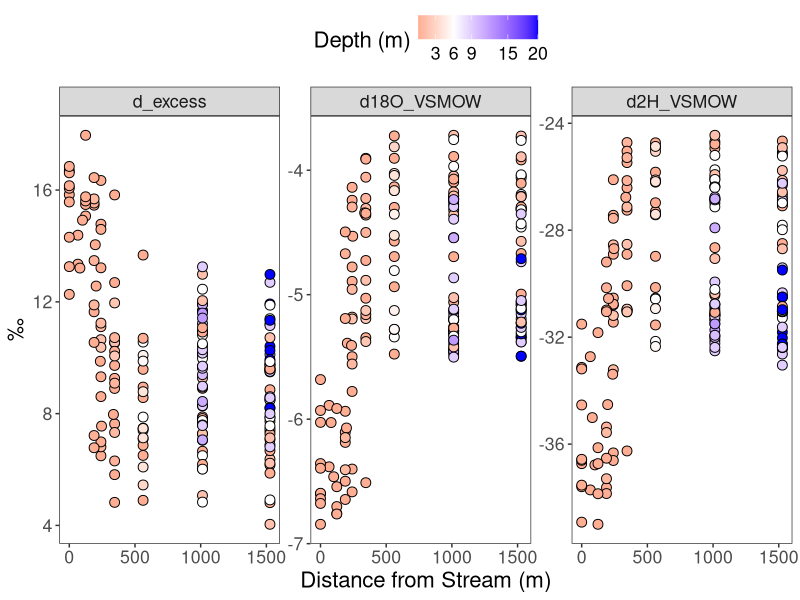
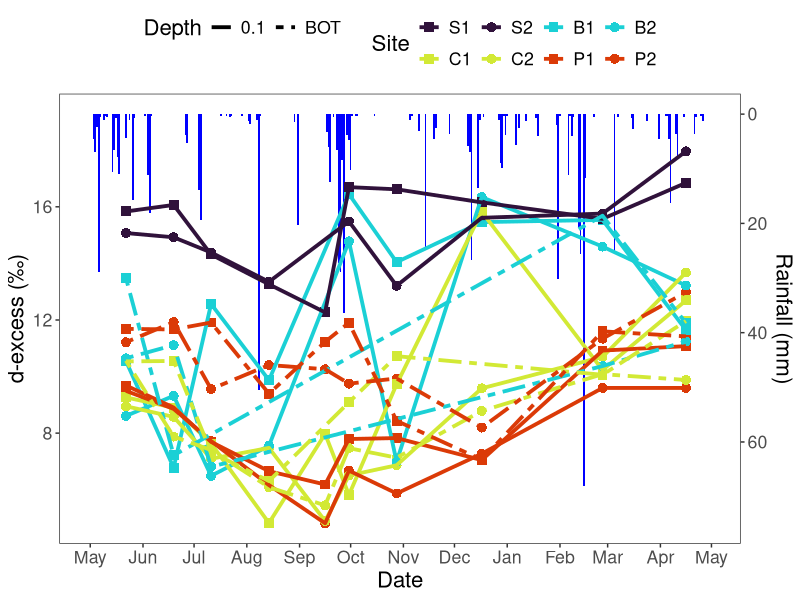
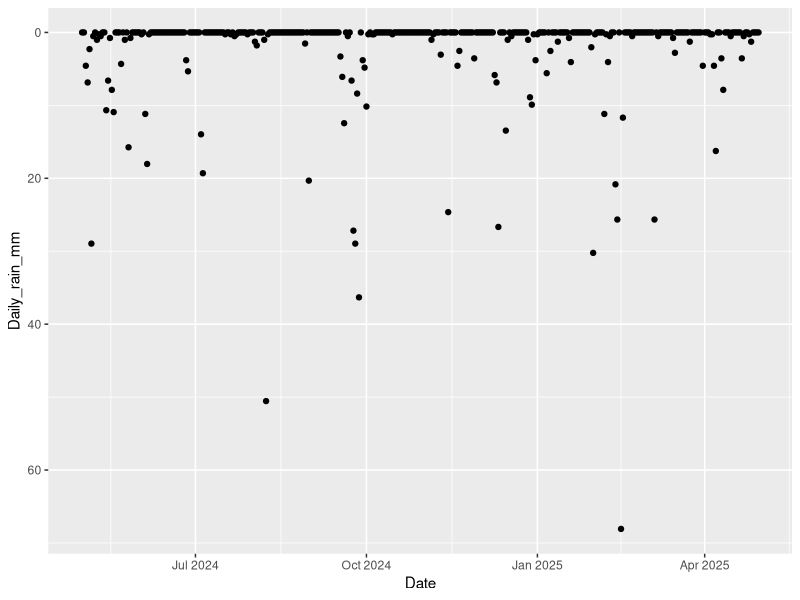
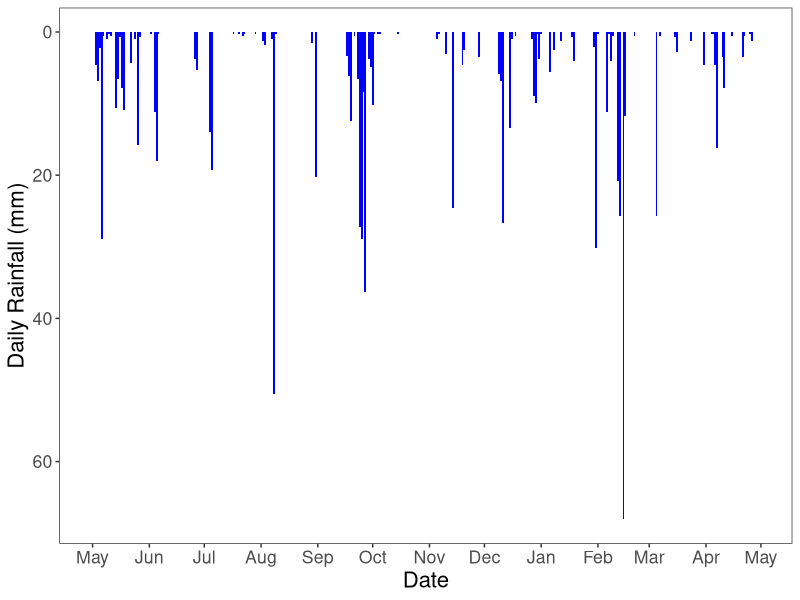
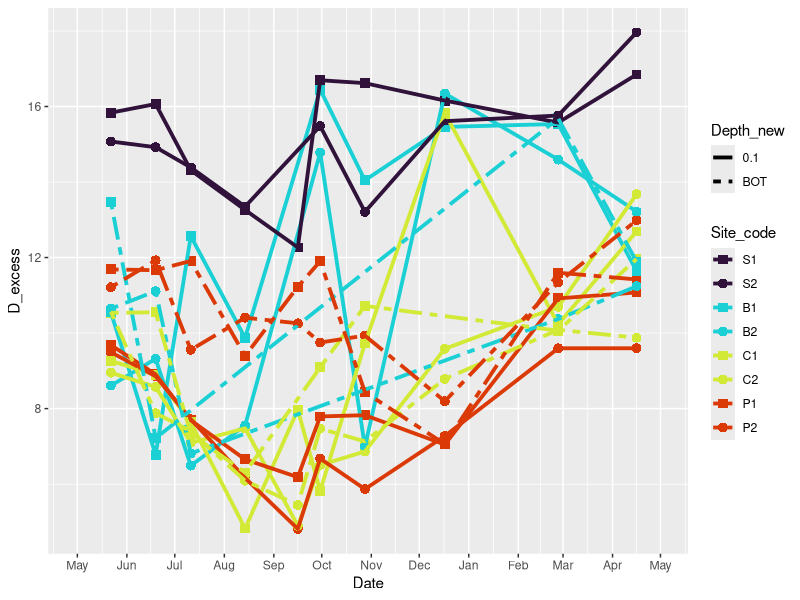
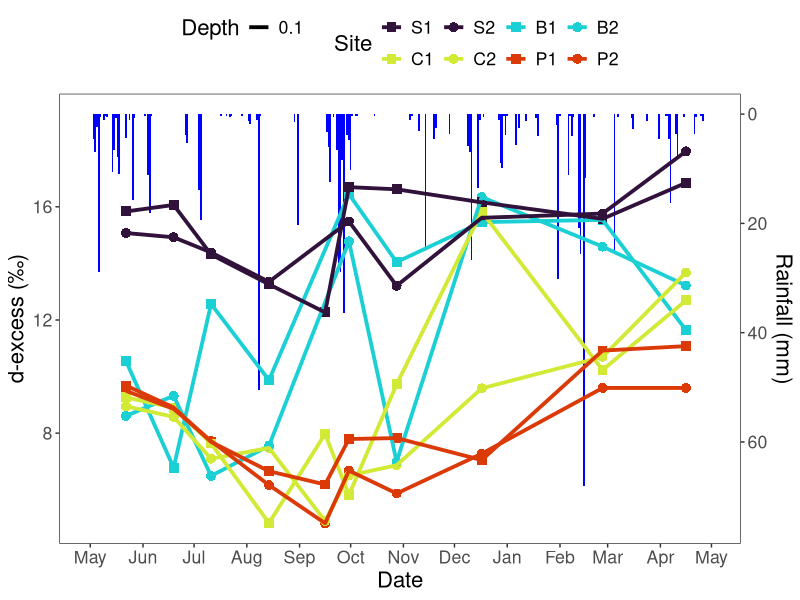
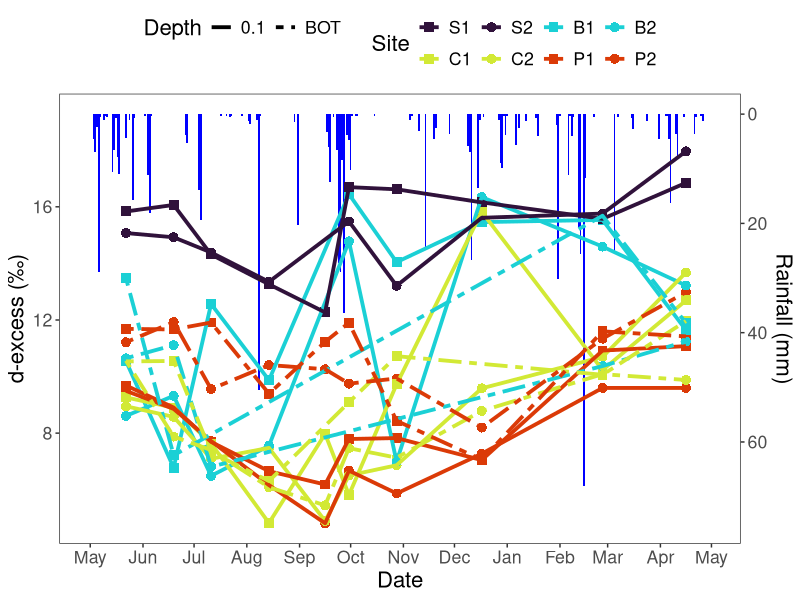
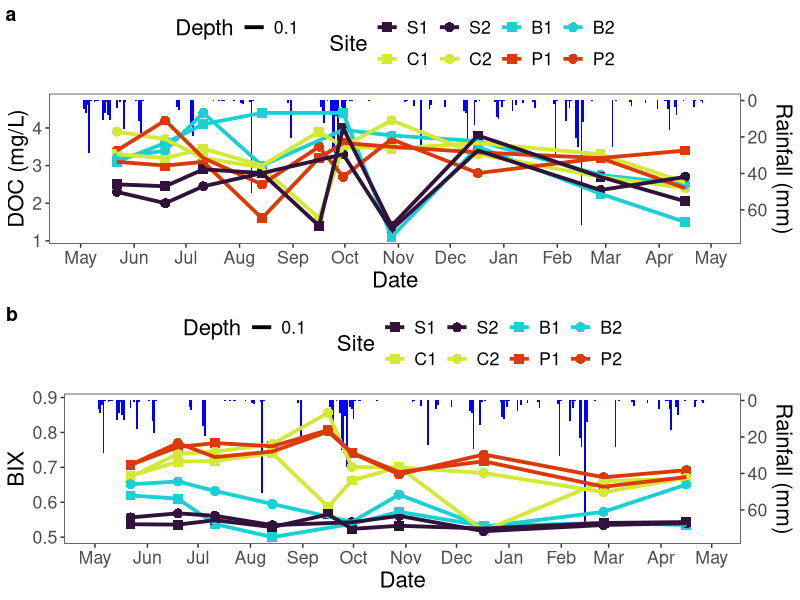

Generate these figures, in order, with R:
## ---- chunk 1
###packages 
library(tidyverse)

getwd()
##get data
hydro <- read_csv("../Data/Hydrology_Daily_Observed.csv") |> 
  filter(Date >= ymd("2024-05-01"),
         Date <= ymd("2025-04-30"))

chem <- read_csv("../Data/chemistry_joined_sensor_hydro.csv")

## ---- chunk 2
#plot over distance 
##d2H and d18O and D excess
isotopes_across_space_fig <- chem |> 
  dplyr::select(1:8, d18O_VSMOW, d2H_VSMOW, D_excess) |> 
  rename(d_excess = D_excess) |> 
  pivot_longer(-c(1:8)) |> 
  ggplot(aes(x = Distance, y = value, fill = Depth_m
  ))+
  geom_point(shape = 21, size = 3) + 
  #geom_point(data = iso_rain, mapping = aes(x = 1250, y = value, color = Date), size = 2, shape = 17)+
  facet_wrap(~name, scales = "free_y", nrow = 1)+
  theme_bw()+ theme(legend.position = "top", text = element_text(size = 16),
                    panel.grid.major = element_blank(), panel.grid.minor = element_blank())+
  labs(x= "Distance from Stream (m)", y = "\u2030",
       fill = "Depth (m)", color = "Rain")+
  scale_x_continuous(breaks = c(0, 500, 1000, 1500))+  
  scale_fill_gradient2(low = "red",  high ="blue",
                       midpoint = 6,  guide = "colourbar", breaks = c(3,6,9, 15, 20))

isotopes_across_space_fig

# ggsave("../Figures/Iso_overSpace_SI_fig.png", isotopes_across_space_fig, width = 7, height = 3.5, units = "in")

## ---- chunk 3

plot_iso_ts <- function(
    data,        # df with isotope data: Date, y_var, Site_code, Depth_new
    hydro,       # df with rain data: Date, Daily_rain_mm
    y_var,
    y_label,
    show_rain = TRUE,
    depths = c("0.1","BOT")
) {
  
  # Filter depths
  df <- data |> 
    filter(Depth_new %in% depths)
  
  # Compute scaling factor only if rain is shown
  if (show_rain) {
    max_y  <- max(df[[y_var]], na.rm = TRUE)
    min_y  <- min(df[[y_var]], na.rm = TRUE)
    y_range <- max_y - min_y
    max_r  <- max(hydro$Daily_rain_mm, na.rm = TRUE)
    scale_factor <- y_range / max_r
    
    # Buffer creates blank space between top of y data and rain bars
    buffer <- y_range * 0.10
    plot_max_y <- max_y + buffer
    
    # Ensure largest rain bar isn't clipped
    plot_min_y <- min(min_y, plot_max_y - (max_r * scale_factor))
  }
  
  # Base plot
  p <- ggplot(df, aes(x = Date))
  
  # Rain bars FIRST so they sit behind the isotope data
  if (show_rain) {
    p <- p +
      geom_rect(
        data = hydro,
        aes(
          xmin = Date - 0.5,
          xmax = Date + 0.5,
          ymin = plot_max_y,
          ymax = plot_max_y - (Daily_rain_mm * scale_factor)
        ),
        fill = "blue",
        alpha = 1,
        show.legend = FALSE
      ) +
      scale_y_continuous(
        limits = c(plot_min_y, plot_max_y),
        sec.axis = sec_axis(
          transform = ~ (plot_max_y - .) / scale_factor,
          name = "Rainfall (mm)"
        )
      )
  }
  
  # Isotope points + lines on top
  p <- p +
    geom_point(aes(y = .data[[y_var]],
                   color = Site_code,
                   shape = Site_code,
                   group = interaction(Site_code, Depth_new)),
               size = 3) +
    geom_line(aes(y = .data[[y_var]],
                  color = Site_code,
                  linetype = Depth_new,
                  group = interaction(Site_code, Depth_new)),
              size = 1.3)
  
  # Labels
  p <- p +
    labs(x = "Date",
         y = y_label,
         color = "Site",
         shape = "Site",
         linetype = "Depth")
  
  # Theme
  p <- p +
    theme_bw() +
    theme(
      legend.position = "top",
      text = element_text(size = 16),
      panel.grid.major = element_blank(),
      panel.grid.minor = element_blank()
    ) +
    guides(color = guide_legend(nrow = 2, byrow = TRUE))
  
  # Manual scales
  p <- p +
    scale_x_date(
      breaks = "1 month", date_labels = "%b",
      limits = as.Date(c("2024-05-01", "2025-04-30"))
    ) +
    scale_color_manual(values = site_colors, breaks = iso_levels_sites) +
    scale_shape_manual(values = site_shapes, breaks = iso_levels_sites) +
    scale_linetype_manual(values = c("0.1" = "solid", "BOT" = "twodash"))
  
  return(p)
} #end function 


## ---- chunk 4
##filter chem to surf and bot and make new Depth column
chem_df <- chem |> 
  dplyr::select(1:6, d2H_VSMOW, d18O_VSMOW, D_excess, DOC_mgL, BIX) |> 
  mutate(Depth_new = as.character(ifelse(Site %in% c(98,96,92, 90) & Depth_m > 0.1, "BOT", Depth_m)),
         Depth_new = as.character(ifelse(Site %in% c(88,50) & Depth_m > 9, "BOT", Depth_new))
  ) |> 
  filter(Depth_new %in% c("0.1", "BOT")) 

## filter hydro to just rain
hydro_df <- hydro |> 
  dplyr::select(Date, Daily_rain_mm)
  


#### set up levels for plotting
iso_levels_sites <- c("S1","S2","B1","B2","C1","C2","P1","P2")

site_colors <- c("S1" = "#30123BFF", "S2" = "#30123BFF",
                 "B1" = "#1BD0D5FF", "B2" = "#1BD0D5FF",
                 "C1" = "#D2E935FF", "C2" = "#D2E935FF",
                 "P1" = "#DB3A07FF", "P2" = "#DB3A07FF")

site_shapes <- c("S1" = 15, "S2" = 16,
                 "B1" = 15, "B2" = 16,
                 "C1" = 15, "C2" = 16,
                 "P1" = 15, "P2" = 16)


## ---- chunk 5
#run function
plot_iso_ts(data = chem_df, hydro = hydro_df, 
                           y_var = "D_excess", y_label = "d-excess (‰)",
                               show_rain = TRUE,  depths = c("0.1","BOT"))

#plot rain as check
hydro_df |> ggplot(aes(x = Date, y = Daily_rain_mm))+ geom_point()+ scale_y_reverse()

hydro_df |> 
  ggplot() +
  geom_col(aes(x = Date, y = Daily_rain_mm ),
           fill = "blue", width = 1,     show.legend = FALSE) +
  scale_y_reverse()+
  scale_x_date(breaks = "1 month", date_labels = "%b",
      limits = as.Date(c("2024-05-01", "2025-04-30"))   )+
  labs(x = "Date", y = "Daily Rainfall (mm)") +
   theme_bw() +  theme(text = element_text(size = 16),  panel.grid.major = element_blank(), panel.grid.minor = element_blank()) 

#iso as check
chem_df |> 
  ggplot(aes(x = Date, y = D_excess))+
geom_point(aes(    color = Site_code, shape = Site_code,
                   group = interaction(Site_code, Depth_new)),         size = 3) +
    geom_line(aes(color = Site_code,  linetype = Depth_new,
                  group = interaction(Site_code, Depth_new)),          size = 1.3)+
   scale_x_date(breaks = "1 month", date_labels = "%b",
      limits = as.Date(c("2024-05-01", "2025-04-30"))    ) +
    scale_color_manual(values = site_colors, breaks = iso_levels_sites) + scale_shape_manual(values = site_shapes, breaks = iso_levels_sites) +
    scale_linetype_manual(values = c("0.1" = "solid", "BOT" = "twodash"))


## ---- chunk 6
#### Just surface 
iso_rain_surf <- plot_iso_ts(data = chem_df, hydro = hydro_df, 
                           y_var = "D_excess", y_label = "d-excess (‰)",
                               show_rain = TRUE,  depths = c("0.1"))

iso_rain_surf

# ggsave("../Figures/Iso_Rain_surf_MS_fig.png", iso_rain_surf, width = 6.5, height = 4, units = "in")



#### Surf and BOT 
iso_rain_surfbot <- plot_iso_ts(data = chem_df, hydro = hydro_df,
                    y_var = "D_excess",  y_label = "d-excess (\u2030)",
                    show_rain = TRUE,  depths = c("0.1","BOT"))

iso_rain_surfbot
# ggsave("../Figures/Iso_Rain_surfBOT_SI_fig.png", iso_rain_surfbot, width = 6.5, height = 4, units = "in")



## ---- chunk 7
doc_surf <- plot_iso_ts(data = chem_df, hydro = hydro_df,
                    y_var = "DOC_mgL",  y_label = "DOC (mg/L)",
                    show_rain = TRUE,  depths = c("0.1"))
  

bix_surf <- plot_iso_ts(data = chem_df, hydro = hydro_df,
                    y_var = "BIX",  y_label = "BIX",
                    show_rain = T,  depths = c("0.1"))


DOM_ts <- cowplot::plot_grid(doc_surf, bix_surf,
                                           labels = c("a", "b"), nrow = 2)

DOM_ts

#ggsave("../Figures/DOM_ts_SURF_SI.png", DOM_ts, height = 8, width = 6.5, units = "in")
